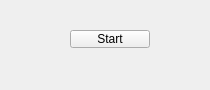
<?xml version="1.0" encoding="UTF-8"?>
<ui version="4.0">
 <class>Widget</class>
 <widget class="QWidget" name="Widget">
  <property name="geometry">
   <rect>
    <x>0</x>
    <y>0</y>
    <width>210</width>
    <height>90</height>
   </rect>
  </property>
  <property name="windowTitle">
   <string>Widget</string>
  </property>
  <widget class="QPushButton" name="start_pushButton">
   <property name="geometry">
    <rect>
     <x>70</x>
     <y>30</y>
     <width>80</width>
     <height>18</height>
    </rect>
   </property>
   <property name="text">
    <string>Start</string>
   </property>
  </widget>
 </widget>
 <resources/>
 <connections/>
</ui>
